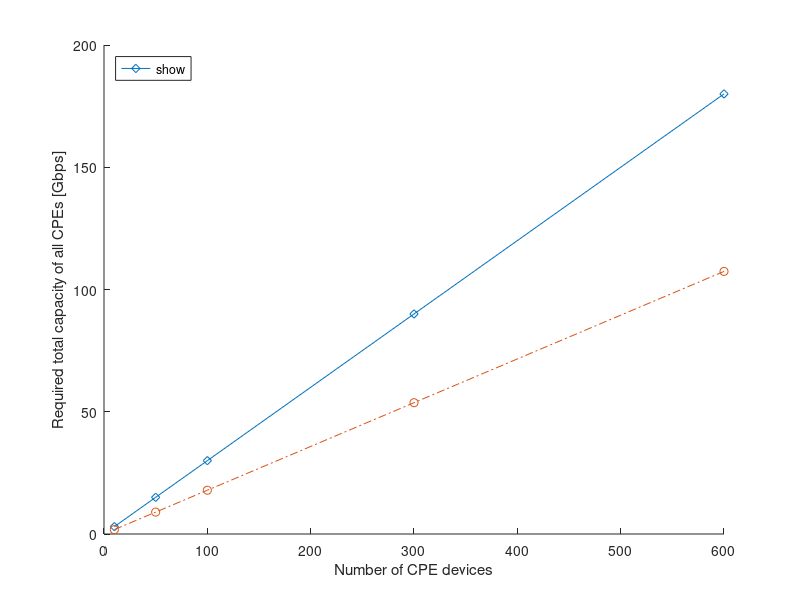

Write MATLAB code to recreate this figure.
% Create plot with total network capacity

cpe = [10, 50, 100, 300, 600];

req = [30, 100, 300, 500]/1000;
share = [30,30, 30,  10];

uc1 = 0.3*cpe;
uc2 = sum(share/100.*req)*cpe;

figure('Color','w','Name','required network capacity')
hold on;
plot(cpe,uc1, 'd-','DisplayName','Use case 1');
plot(cpe,uc2, 'o-.','DisplayName','Use case 2');
xlabel('Number of CPE devices')
ylabel('Required total capacity of all CPEs [Gbps]')
legend('show','Location','northwest')
